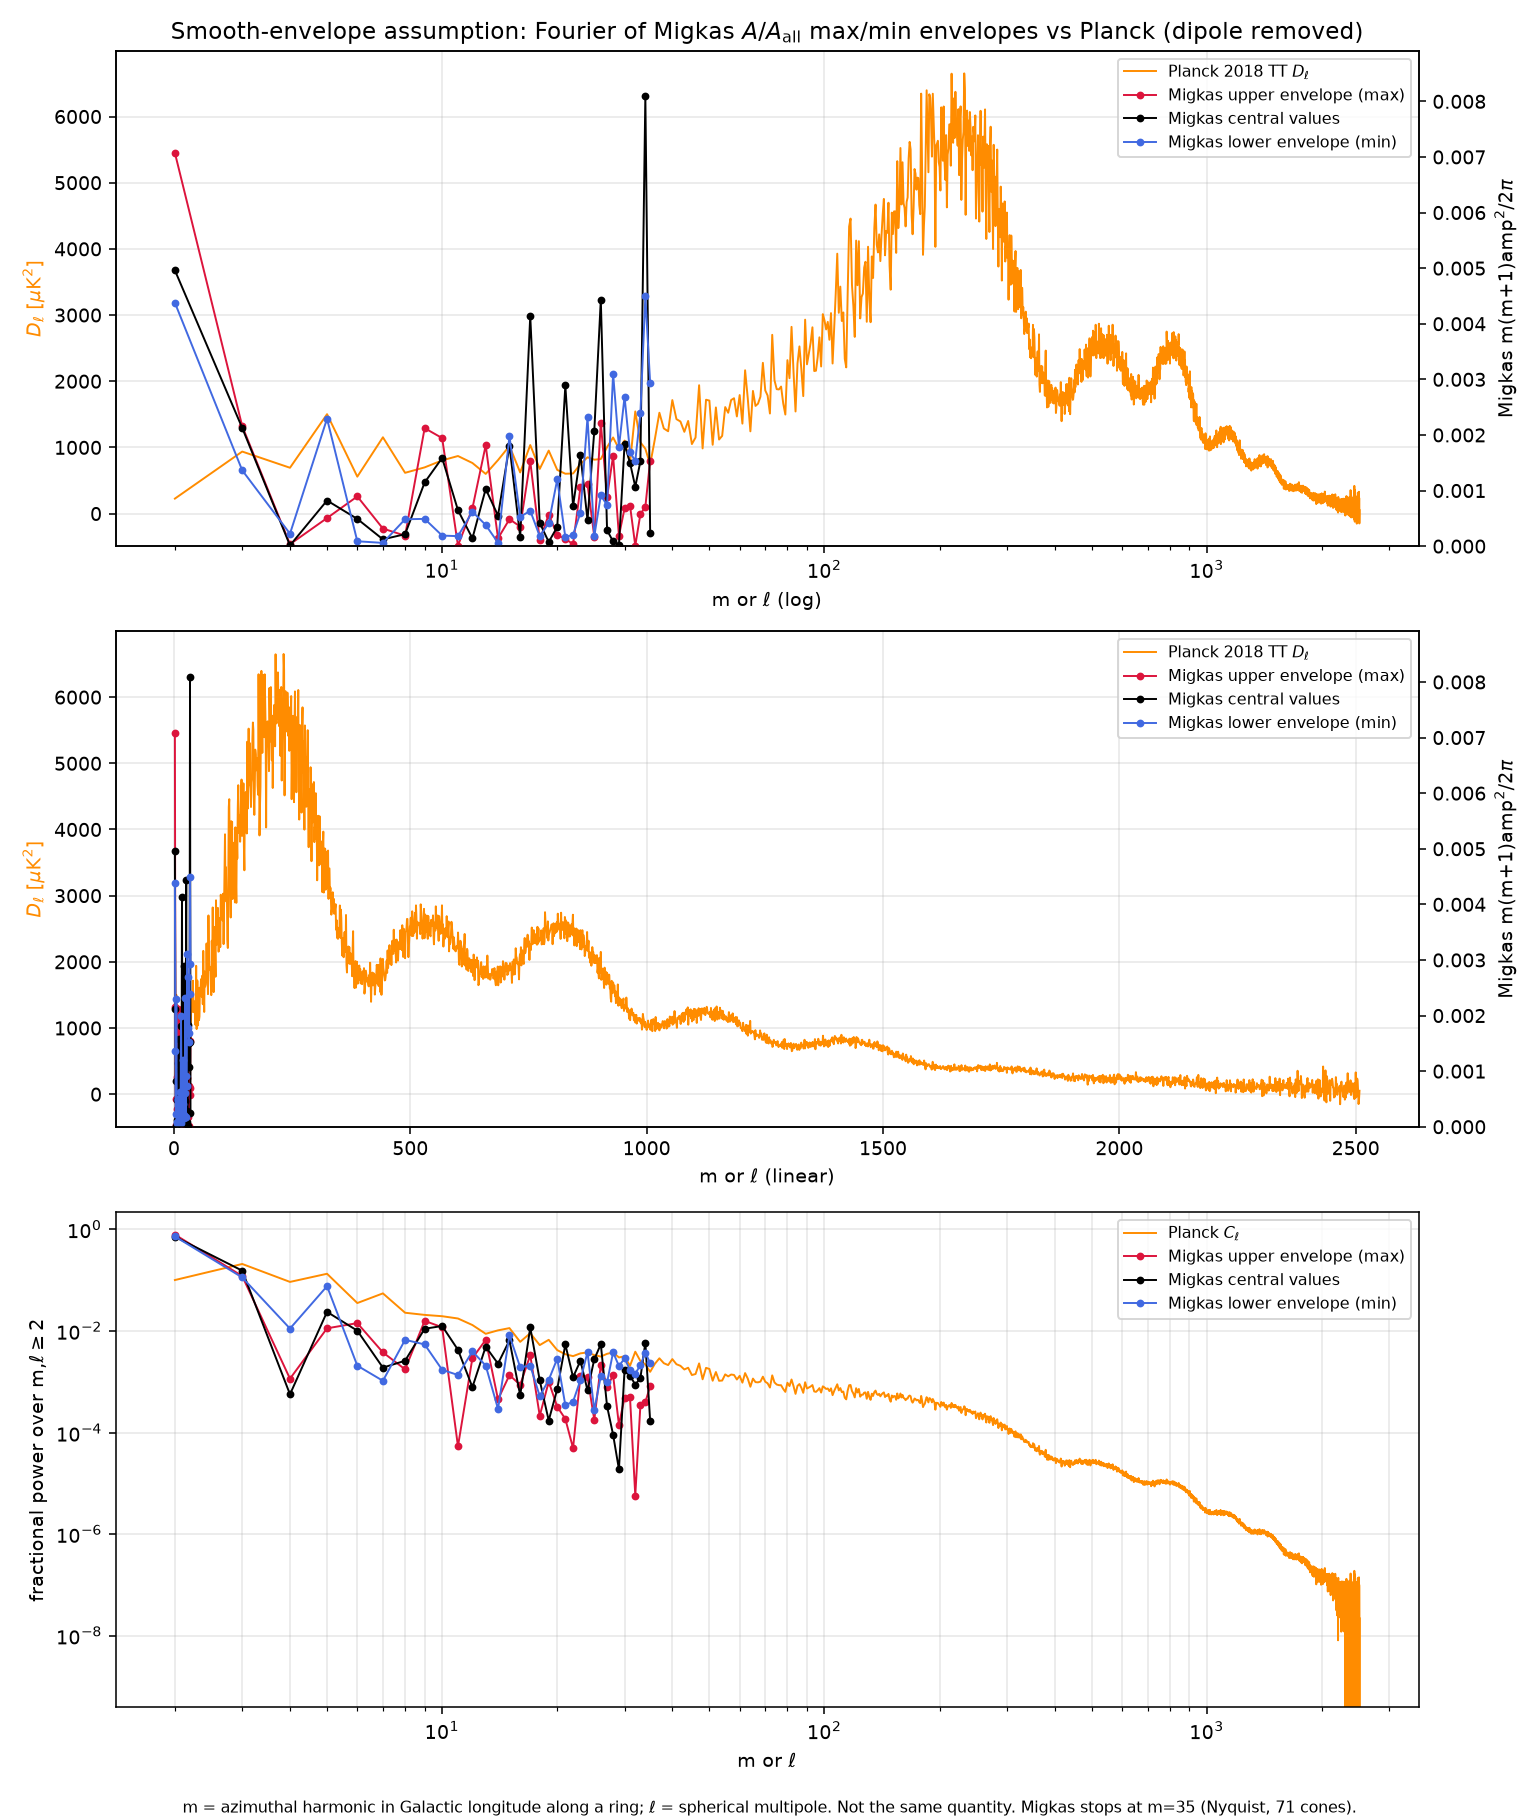

The script that saved this image:
# Treat Migkas A/A_all vs l as a smooth curve; bin error-bar top (y+eh) and bottom (y-el) taken as the smooth system's max and min.
# Fourier (ring harmonics m, up to Nyquist 35 for 71 cones) of upper envelope, lower envelope, and central values; dipole m=1 removed.
# Shown in D-style m(m+1)amp^2/2pi (right axis) against Planck 2018 TT D_l (left axis), plus fractional power on log-log.
import numpy as np,matplotlib;matplotlib.use('Agg');import matplotlib.pyplot as plt
d=np.genfromtxt('/workspace/cosmology/migkas/fig6_digitized.csv',delimiter=',',names=True);l,y=d['l_deg'],d['A_over_Aall'];el,eh=d['A_err_low'],d['A_err_high']
L=np.radians(l);M=(len(l)-1)//2;m=np.arange(1,M+1)
X=np.stack([np.ones_like(L)]+sum([[np.cos(k*L),np.sin(k*L)] for k in range(1,M+1)],[]),1)
def spec(v):co=np.linalg.lstsq(X,v,rcond=None)[0];return co[1::2]**2+co[2::2]**2
S={'upper envelope (max)':(spec(y+eh),'crimson'),'central values':(spec(y),'k'),'lower envelope (min)':(spec(y-el),'royalblue')}
P=np.loadtxt('COM_PowerSpect_CMB-TT-full_R3.01.txt');ll=P[:,0];C=P[:,1]*2*np.pi/(ll*(ll+1))
k=m>=2;fig,ax=plt.subplots(3,1,figsize=(11,13))
for a,xs in zip(ax[:2],['log','linear']):
  a.plot(ll,P[:,1],color='darkorange',lw=1,label='Planck 2018 TT $D_\\ell$');a.set_xscale(xs);a.grid(alpha=.3)
  a.set_ylabel('$D_\\ell$ [$\\mu$K$^2$]',color='darkorange');a.set_xlabel('m or $\\ell$ (%s)'%xs);t=a.twinx();mx=0
  for n,(s,c) in S.items():D=m[k]*(m[k]+1)*s[k]/(2*np.pi);mx=max(mx,D.max());t.plot(m[k],D,'o-',color=c,ms=3,lw=1,label='Migkas '+n)
  t.set_ylim(0,mx*1.1);t.set_ylabel('Migkas m(m+1)amp$^2$/2$\\pi$');h1,l1=a.get_legend_handles_labels();h2,l2=t.get_legend_handles_labels();a.legend(h1+h2,l1+l2,fontsize=8,loc='upper right')
ax[0].set_title('Smooth-envelope assumption: Fourier of Migkas $A/A_{\\rm all}$ max/min envelopes vs Planck (dipole removed)')
ax[2].loglog(ll,C/C.sum(),color='darkorange',lw=1,label='Planck $C_\\ell$')
for n,(s,c) in S.items():ax[2].loglog(m[k],s[k]/s[k].sum(),'o-',color=c,ms=3,lw=1,label='Migkas '+n)
ax[2].set(xlabel='m or $\\ell$',ylabel='fractional power over m,$\\ell\\geq2$');ax[2].grid(alpha=.3,which='both');ax[2].legend(fontsize=8)
fig.text(.5,.004,'m = azimuthal harmonic in Galactic longitude along a ring; $\\ell$ = spherical multipole. Not the same quantity. Migkas stops at m=35 (Nyquist, 71 cones).',ha='center',fontsize=8)
plt.tight_layout(rect=[0,.015,1,1]);plt.savefig('A_envelope_vs_planck.png',dpi=140)
for n,(s,c) in S.items():p=s[k]/s[k].sum();print(n,'m2..8 %:',np.round(100*p[:7],1))
